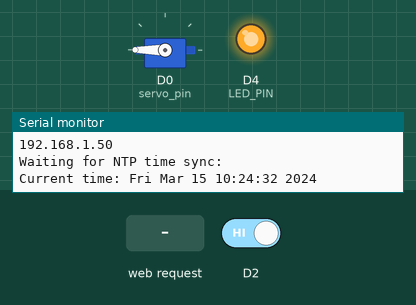
Recording of a sketch running on a simulated ESP8266 (NodeMCU). Shown: servo, output pins drawn as LEDs (lit = HIGH), the last lines printed to the serial monitor. The inputs (shaded band) are chosen by the test bench; at power-on: D2 HIGH. WiFi joins after 1.5 s; servers stay silent unless stated; the local clock reads 2024-03-15 10:24:30 at power-on unless the sketch sets it.

Above: at 5.0 s.
5.1 s: D2 driven LOW
At 5.8 s:
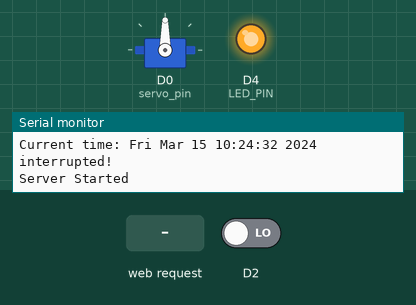
6.6 s: HTTP request GET / received
At 7.1 s:
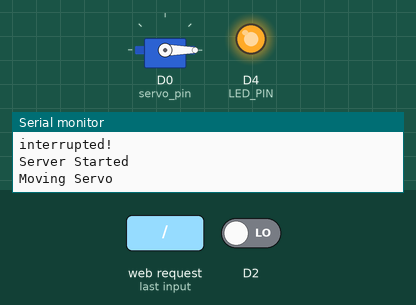
Timing chart, 0 to 9.6 s (numbered marks = the images above; inputs shaded):
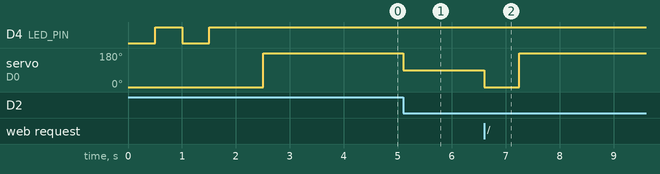

Measured:
- after the input at 5.1 s, servo on D0 (servo_pin): 180° → 90° at once
- after the input at 6.6 s, servo on D0 (servo_pin): 90° → 0° at once, → 180° 0.65 s later

The sketch:

continuous_servo_trigger.ino
```cpp
#include <ESP8266WiFi.h>
#include <ESP8266WebServer.h>
#include <ESP8266mDNS.h>
#include <Servo.h>
#include <time.h>
#include <stdlib.h>

String setHtml = "<!DOCTYPE html>\
<html>\
    <head>\
        <title>Servo Trigger</title>\
    </head>\
    <body>\
        <p>Kettle Started</p>\
    </body>\
</html>";

String unsetHtml = "<!DOCTYPE html>\
<html>\
    <head>\
        <title>Servo Trigger</title>\
    </head>\
    <body>\
        <p>Kettle Stopped</p>\
    </body>\
</html>";

Servo sv;
int servo_pin = D0;
int LED_PIN = BUILTIN_LED;
const char* ssid = "";
const char* password = "";
String ip;
ESP8266WebServer server(80);

bool stop_reached = false;
void ICACHE_RAM_ATTR isr()
{
    stop_reached = true;
    Serial.println("interrupted!");
}

std::function<void()> handleClient = []() {
  MDNS.update();
  server.handleClient();
};

class ServoContext
{
public:
    ServoContext( Servo* servo, int pin ) : servo_(servo), pin_(pin) {
        servo_->attach(pin_, 1000, 2000);
    }
    ~ServoContext() { servo_->detach(); }

    int cmove( int timeout, bool check_isr=false )
    {
        stop_reached = false;
        servo_->writeMicroseconds( timeout > 0 ? 2000 : 1000 );
        if ( check_isr )
        {
            while ( ! stop_reached ) { delay(1); }
        }
        else
        {
            delay( abs( timeout ) );
        }
        servo_->writeMicroseconds( 1500 );
        return servo_->read();
    }

    int ctoggle( int timeout )
    {
        cmove( timeout, false );
        cmove( ( timeout * -1 ), true );
        return 0;
    }

    int pin_;
    Servo* servo_;
};

// template argument is function callback every time ip cannot be obtained
template <class T>
String waitForConnection(T fail_func) {
  Serial.print("Connecting to ");
  Serial.print(ssid);
  Serial.println(" ...");
  String ip = "";
  while (ip == "") {
    if (WiFi.status() == WL_CONNECTED){
      Serial.println("Your ESP is connected!");
      Serial.println("Your IP address is: ");
      Serial.println(WiFi.localIP());
      Serial.println("");
      ip = WiFi.localIP().toString();
    } else {
      fail_func();
      Serial.println("WiFi not connected");
      Serial.println("");
    }
  }
  return ip;
}

// Set time via NTP, as required for x.509 validation
void setClock() {
  configTime(-7 * 3600, 0, "pool.ntp.org", "time.nist.gov");
  Serial.print("Waiting for NTP time sync: ");
  time_t now = time(nullptr);
  while (now < 8 * 3600 * 2) {
    delay(500);
    Serial.print(".");
    now = time(nullptr);
  }
  Serial.println("");
  struct tm timeinfo;
  gmtime_r(&now, &timeinfo);
  Serial.print("Current time: ");
  Serial.print(asctime(&timeinfo));
}
void setupSerial(int baud, int timeout) {
  Serial.begin(baud);
  Serial.setTimeout(timeout);
  while(!Serial) { }
  Serial.println('\n');
}

void blinkLed(int half_time, int led_pin, bool swap = false) {
    digitalWrite(led_pin, swap ? HIGH : LOW);
    delay(half_time);
    digitalWrite(led_pin, swap ? LOW : HIGH);
    delay(half_time);
}

bool lastMove = true;
void moveServo()
{
    Serial.println("Moving Servo");
    std::unique_ptr<ServoContext> sc(new ServoContext(&sv, servo_pin));
    int rotation_time = 170 * 5 * -1;
    if ( lastMove )
    {
        rotation_time = 130 * 5 * -1;
    }
    sc->ctoggle( rotation_time );
    server.send(200, "text/html", setHtml);
    lastMove = true;
}

void moveServoOpposite()
{
    Serial.println("Moving Servo");
    std::unique_ptr<ServoContext> sc(new ServoContext(&sv, servo_pin));
    int rotation_time = 170 * 5;
    if ( ! lastMove )
    {
        rotation_time = 130 * 5;
    }
    sc->ctoggle( rotation_time );
    server.send(200, "text/html", unsetHtml);
    lastMove = false;
}

void setup() {
    setupSerial(115200, 2000);
    WiFi.mode(WIFI_STA);
    WiFi.begin(ssid, password);             // Connect to the network
    pinMode(LED_PIN, OUTPUT);
    digitalWrite(LED_PIN, HIGH);
    ip = waitForConnection([]() { blinkLed(500, LED_PIN, false); });
    attachInterrupt( digitalPinToInterrupt(D2), isr, FALLING);
    setClock();
    server.on("/", moveServo);
    server.on("/stop", moveServoOpposite);
    server.begin();
    std::unique_ptr<ServoContext> sc(new ServoContext(&sv, servo_pin));
    sc->ctoggle( -500 );
    Serial.println("Server Started");
}

void loop() {
    handleClient();
    delay(100);
}
```
